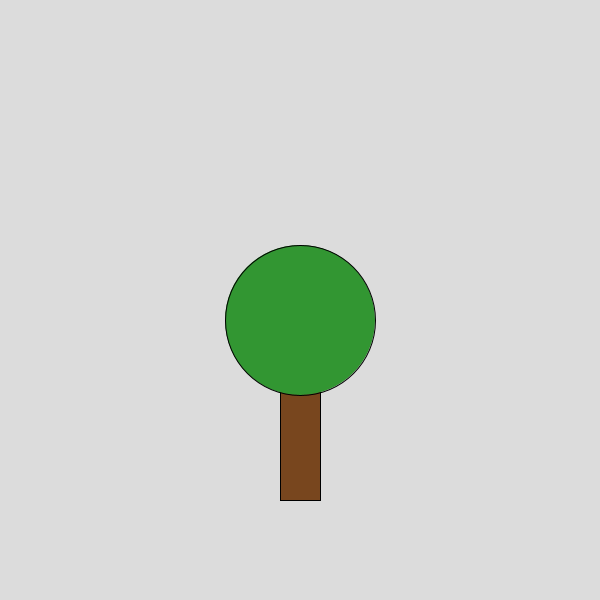
Frame 1 (no input)
Frame 60 (the mouse pressed at the canvas centre just before this capture): identical to frame 1, image omitted
Frame 120 (the mouse held since frame 60 and released just before this capture): identical to frame 1, image omitted

The Processing sketch that drew this single still picture (run headless with seeded random() and noise(); from frame 60 on, the mouse is pressed at the canvas centre):

// Processing sketch: opdracht_9_9
// ── opdracht_9_9.pde
void setup() {
  size(600, 600);
}

void draw() {
  background(220);

  tekenBoom(300, 500);
}

void tekenBoom(float x, float y) {
  fill(120, 70, 30);
  rect(x - 20, y - 150, 40, 150);

  fill(50, 150, 50);
  ellipse(x, y - 180, 150, 150);
}
